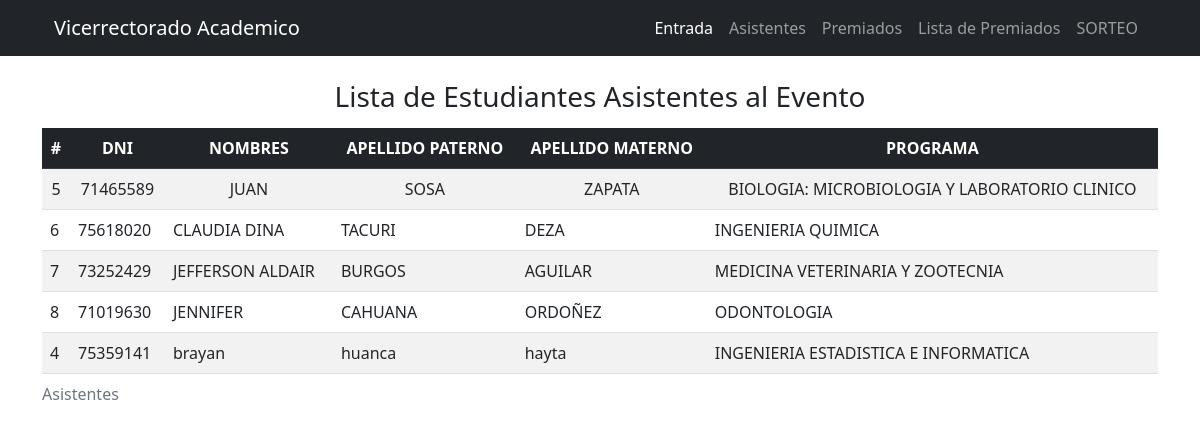
Screenshot of /asistentes.php with the database file from the repository.
### tables this page shows
CREATE TABLE IF NOT EXISTS `alumnos` (
  `id` int NOT NULL AUTO_INCREMENT,
  `codigo` varchar(6) DEFAULT NULL,
  `dni` varchar(8) DEFAULT NULL,
  `paterno` varchar(100) DEFAULT NULL,
  `materno` varchar(100) DEFAULT NULL,
  `nombres` varchar(100) DEFAULT NULL,
  `email` varchar(80) DEFAULT NULL,
  `celular` varchar(9) DEFAULT NULL,
  `modalidad` varchar(80) DEFAULT NULL,
  `programa_id` varchar(100) DEFAULT NULL,
  PRIMARY KEY (`id`)
);

CREATE TABLE IF NOT EXISTS `asistencia` (
  `id` int NOT NULL AUTO_INCREMENT,
  `dni` varchar(50) NOT NULL,
  `estado` int DEFAULT NULL,
  `fecharegistro` datetime DEFAULT NULL,
  PRIMARY KEY (`id`)
);

CREATE TABLE IF NOT EXISTS `program` (
  `prog_id` int NOT NULL AUTO_INCREMENT,
  `id_facu` varchar(7) DEFAULT NULL,
  `programa` varchar(51) DEFAULT NULL,
  `facultad` varchar(50) DEFAULT NULL,
  `id_escu` varchar(7) DEFAULT NULL,
  `escuela` varchar(36) DEFAULT NULL,
  `username` varchar(23) DEFAULT NULL,
  `password` varchar(8) DEFAULT NULL,
  `status` varchar(6) DEFAULT NULL,
  PRIMARY KEY (`prog_id`) USING BTREE
);

### asistentes.php (the view, shortened to what this page needs)
<?php include('includes/header.php') ?>
<?php include('db/conection.php') ?>
<!DOCTYPE html>
<html lang="es">
    <head>
        <link rel="stylesheet" href="https://cdn.jsdelivr.net/npm/bootstrap@5.2.2/dist/css/bootstrap.min.css" />
        <link rel="stylesheet" href="https://cdn.datatables.net/1.12.1/css/dataTables.bootstrap5.min.css" />
        <link
            rel="stylesheet"
            href="https://cdnjs.cloudflare.com/ajax/libs/font-awesome/6.2.0/css/all.min.css"
        />
        <link rel="stylesheet" href="assets/css/styles.css" />
    </head>
    <body>
        <div class="container my-4">
            <div class="container">
                <h3 class="text-center">Lista de Estudiantes Asistentes al Evento</h3>
            </div>
            <div class="row">
                <div class="col-sm-12 col-md-12 col-lg-12 col-xl-12">
                    <table id="datatable_users" class="table table-striped">
                        <caption>
                            Asistentes
                        </caption>
                        <thead>
                            <tr class="table-dark">
                                <th class="centered">#</th>
                                <th class="centered">DNI</th>
                                <th class="centered">NOMBRES</th>
                                <th class="centered">APELLIDO PATERNO</th>
                                <th class="centered">APELLIDO MATERNO</th>
                                <th class="centered">PROGRAMA</th>
                            </tr>
                        </thead>
                        <tbody id="tableBody_users">
                        <?php
       $query=mysqli_query($conn," SELECT * FROM alumnos a
       INNER JOIN asistencia asis ON  a.dni=asis.dni
       INNER JOIN program p ON a.programa_id = p.prog_id")or die(mysqli_error($con));
         while($row=mysqli_fetch_array($query)){
           $id=$row['id'];
           $dni=$row['dni'];
           $nombre=$row['nombres'];
           $paterno=$row['paterno'];
           $materno=$row['materno'];
           $programa=$row['programa'];
             ?>
                     <tr>
               <td><?php echo $id;?></td>
               <td><?php echo $dni;?></td>
               <td><?php echo $nombre;?></td>
               <td><?php echo $paterno;?></td>
               <td><?php echo $materno;?></td>
               <td><?php echo $programa;?></td>
               </tr>
<?php }?>
                        </tbody>
                    </table>
                </div>
            </div>
        </div>
    </body>
</html>
<?php include('includes/footer.php') ?>

### assets/css/main.css (style rules this page uses)
* { box-sizing: border-box; padding: 0%; margin: 0%; }

### assets/css/styles.css (style rules this page uses)
.centered { text-align: center !important; vertical-align: middle !important; }

### rows the page displays
alumnos: asistencia.id "5", asistencia.dni "71465589", nombres "JUAN", paterno "SOSA", materno "ZAPATA", program.programa "BIOLOGIA: MICROBIOLOGIA Y LABORATORIO CLINICO"
alumnos: asistencia.id "6", asistencia.dni "75618020", nombres "CLAUDIA DINA", paterno "TACURI", materno "DEZA", program.programa "INGENIERIA QUIMICA"
alumnos: asistencia.id "7", asistencia.dni "73252429", nombres "JEFFERSON ALDAIR", paterno "BURGOS", materno "AGUILAR", program.programa "MEDICINA VETERINARIA Y ZOOTECNIA"
alumnos: asistencia.id "8", asistencia.dni "71019630", nombres "JENNIFER", paterno "CAHUANA", materno "ORDOÑEZ", program.programa "ODONTOLOGIA"
alumnos: asistencia.id "4", asistencia.dni "75359141", nombres "brayan", paterno "huanca", materno "hayta", program.programa "INGENIERIA ESTADISTICA E INFORMATICA"
